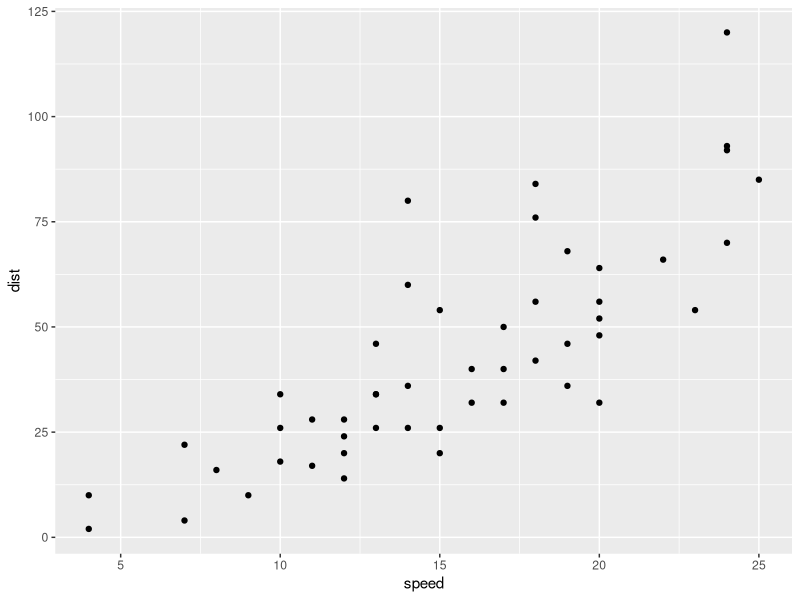
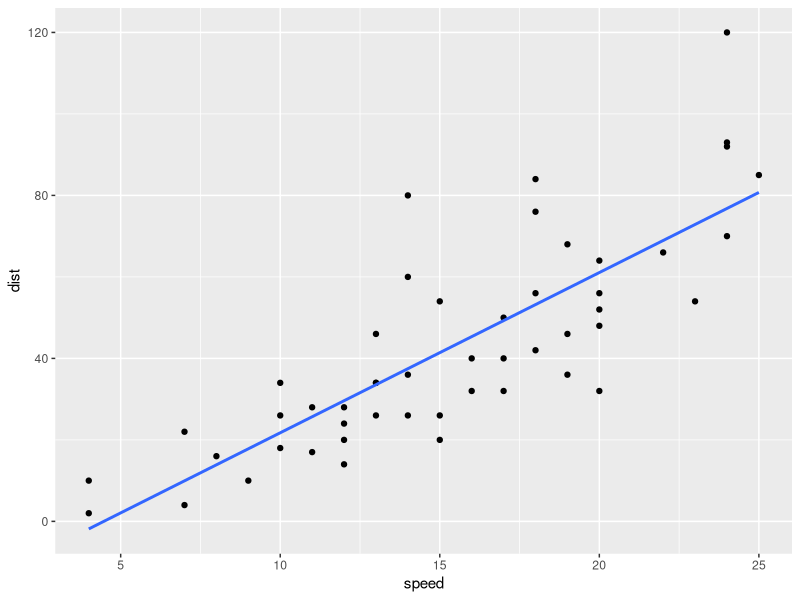

Generate these figures, in order, with R:
## ---- chunk 1
library(tidyverse)
cars %>% 
  ggplot(aes(speed,dist)) +
  geom_point()


## ---- chunk 2
cars %>% 
  ggplot(aes(speed,dist)) +
  geom_point() +
  geom_smooth(method = "lm", se = F)
## ---- chunk 3
linear_model <- lm(mpg~wt, data = mtcars)
## ---- chunk 4
linear_model
## ---- chunk 5
summary(linear_model)
